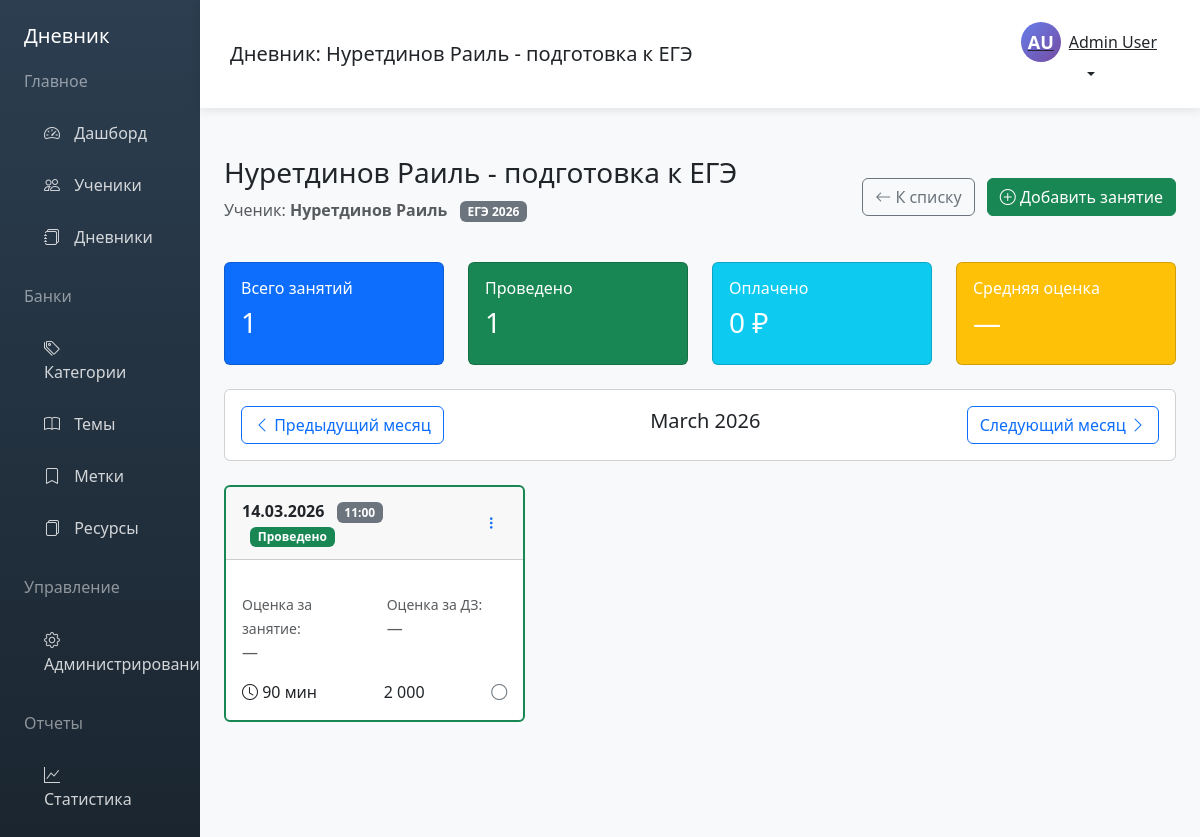
Page /diary.php?id=3 (signed in) on the committed database.
### tables this page shows
CREATE TABLE `diaries` (
  `id` int(11) NOT NULL,
  `name` varchar(255) NOT NULL,
  `student_id` int(11) NOT NULL,
  `tutor_id` int(11) NOT NULL,
  `category_id` int(11) DEFAULT NULL,
  `lesson_cost` decimal(10,2) DEFAULT NULL,
  `lesson_duration` int(11) DEFAULT NULL COMMENT 'в минутах',
  `public_token` varchar(64) DEFAULT NULL,
  `is_public` tinyint(1) DEFAULT 0,
  `notes` text DEFAULT NULL,
  `created_at` timestamp NOT NULL DEFAULT current_timestamp(),
  `updated_at` timestamp NOT NULL DEFAULT current_timestamp() ON UPDATE current_timestamp(),
  `created_by` int(11) DEFAULT NULL
);

CREATE TABLE `users` (
  `id` int(11) NOT NULL,
  `username` varchar(50) NOT NULL,
  `email` varchar(100) NOT NULL,
  `password_hash` varchar(255) NOT NULL,
  `first_name` varchar(50) NOT NULL,
  `last_name` varchar(50) NOT NULL,
  `middle_name` varchar(50) DEFAULT NULL,
  `phone` varchar(20) DEFAULT NULL,
  `role` enum('admin','tutor') DEFAULT 'tutor',
  `is_active` tinyint(1) DEFAULT 1,
  `created_at` timestamp NOT NULL DEFAULT current_timestamp(),
  `updated_at` timestamp NOT NULL DEFAULT current_timestamp() ON UPDATE current_timestamp(),
  `last_login` timestamp NULL DEFAULT NULL,
  `created_by` int(11) DEFAULT NULL
);

CREATE TABLE `students` (
  `id` int(11) NOT NULL,
  `first_name` varchar(50) NOT NULL,
  `last_name` varchar(50) NOT NULL,
  `middle_name` varchar(50) DEFAULT NULL,
  `birth_year` int(11) DEFAULT NULL,
  `class` varchar(20) DEFAULT NULL,
  `phone` varchar(20) DEFAULT NULL,
  `email` varchar(100) DEFAULT NULL,
  `city` varchar(100) DEFAULT NULL,
  `messenger1` varchar(255) DEFAULT NULL,
  `messenger2` varchar(255) DEFAULT NULL,
  `messenger3` varchar(255) DEFAULT NULL,
  `lesson_cost` decimal(10,2) DEFAULT NULL,
  `lesson_duration` int(11) DEFAULT NULL COMMENT 'в минутах',
  `lessons_per_week` int(11) DEFAULT 1,
  `goals` text DEFAULT NULL,
  `additional_info` text DEFAULT NULL,
  `start_date` date DEFAULT NULL,
  `planned_end_date` date DEFAULT NULL,
  `is_active` tinyint(1) DEFAULT 1,
  `tutor_id` int(11) NOT NULL,
  `created_at` timestamp NOT NULL DEFAULT current_timestamp(),
  `updated_at` timestamp NOT NULL DEFAULT current_timestamp() ON UPDATE current_timestamp(),
  `created_by` int(11) DEFAULT NULL
);

CREATE TABLE `categories` (
  `id` int(11) NOT NULL,
  `name` varchar(100) NOT NULL,
  `color` varchar(20) DEFAULT '#6c757d',
  `is_visible` tinyint(1) DEFAULT 1,
  `sort_order` int(11) DEFAULT 0,
  `created_by` int(11) DEFAULT NULL,
  `created_at` timestamp NOT NULL DEFAULT current_timestamp(),
  `updated_at` timestamp NOT NULL DEFAULT current_timestamp() ON UPDATE current_timestamp()
);

CREATE TABLE `lessons` (
  `id` int(11) NOT NULL,
  `diary_id` int(11) NOT NULL,
  `lesson_date` date NOT NULL,
  `start_time` time NOT NULL,
  `duration` int(11) DEFAULT NULL COMMENT 'в минутах',
  `cost` decimal(10,2) DEFAULT NULL,
  `is_conducted` tinyint(1) DEFAULT 0,
  `is_paid` tinyint(1) DEFAULT 0,
  `homework` text DEFAULT NULL,
  `comment` text DEFAULT NULL,
  `link_url` varchar(500) DEFAULT NULL,
  `link_comment` varchar(255) DEFAULT NULL,
  `grade_lesson` decimal(2,1) DEFAULT NULL CHECK (`grade_lesson` >= 0 and `grade_lesson` <= 5),
  `grade_comment` text DEFAULT NULL,
  `grade_homework` decimal(2,1) DEFAULT NULL CHECK (`grade_homework` >= 0 and `grade_homework` <= 5),
  `grade_homework_comment` text DEFAULT NULL,
  `created_at` timestamp NOT NULL DEFAULT current_timestamp(),
  `updated_at` timestamp NOT NULL DEFAULT current_timestamp() ON UPDATE current_timestamp(),
  `created_by` int(11) DEFAULT NULL
);

### diary.php (the view, shortened to what the rows shown need)
<?php
require_once 'config.php';
$diaryId = isset($_GET['id']) ? (int)$_GET['id'] : 0;
$stmt = $pdo->prepare("
    SELECT d.*,
           s.id as student_id,
           s.first_name as student_first_name,
           s.last_name as student_last_name,
           s.class as student_class,
           c.name as category_name,
           c.color as category_color
    FROM diaries d
    JOIN students s ON d.student_id = s.id
    LEFT JOIN categories c ON d.category_id = c.id
    WHERE d.id = ? AND d.tutor_id = ?
");
$stmt->execute([$diaryId, $_SESSION['user_id']]);
$diary = $stmt->fetch();
$pageTitle = 'Дневник: ' . $diary['name'];
$currentUser = getCurrentUser($pdo);
$month = isset($_GET['month']) ? (int)$_GET['month'] : (int)date('m');
$year = isset($_GET['year']) ? (int)$_GET['year'] : (int)date('Y');
$startDate = "$year-$month-01";
$endDate = date('Y-m-t', strtotime($startDate));
$stmt = $pdo->prepare("
    SELECT l.*,
           GROUP_CONCAT(DISTINCT t.id) as topic_ids,
           GROUP_CONCAT(DISTINCT t.name) as topic_names,
           GROUP_CONCAT(DISTINCT CONCAT(lr.resource_id, ':', lr.comment)) as resource_data
    FROM lessons l
    LEFT JOIN lesson_topics lt ON l.id = lt.lesson_id
    LEFT JOIN topics t ON lt.topic_id = t.id
    LEFT JOIN lesson_resources lr ON l.id = lr.lesson_id
    WHERE l.diary_id = ? AND l.lesson_date BETWEEN ? AND ?
    GROUP BY l.id
    ORDER BY l.lesson_date DESC, l.start_time DESC
");
$stmt->execute([$diaryId, $startDate, $endDate]);
$lessons = $stmt->fetchAll();
include 'header.php';
?>
<div class="container-fluid px-4">
    <div class="d-flex justify-content-between align-items-center mb-4">
        <div>
            <h1 class="h3"><?php echo htmlspecialchars($diary['name']); ?></h1>
            <p class="text-muted">
                Ученик: <strong><?php echo htmlspecialchars($diary['student_last_name'] . ' ' . $diary['student_first_name']); ?></strong>
                <?php if ($diary['category_name']): ?>
                    <span class="badge ms-2" style="background-color: <?php echo $diary['category_color']; ?>; color: white;">
                        <?php echo htmlspecialchars($diary['category_name']); ?>
                    </span>
                <?php endif; ?>
            </p>
        </div>
    </div>
    <div class="row">
        <?php if (empty($lessons)): ?>
            <div class="col-12">
                <div class="alert alert-info">
                    <i class="bi bi-info-circle"></i> Нет занятий за этот месяц. Нажмите "Добавить занятие", чтобы создать первое занятие.
                </div>
            </div>
        <?php else: ?>
            <?php foreach ($lessons as $lesson): ?>
                <div class="col-md-6 col-lg-4 mb-4" id="lesson_<?php echo $lesson['id']; ?>">
                    <div class="card h-100 lesson-card <?php echo $lesson['is_conducted'] ? 'border-success' : ''; ?>">
                        <div class="card-header d-flex justify-content-between align-items-center">
                            <div>
                                <strong><?php echo date('d.m.Y', strtotime($lesson['lesson_date'])); ?></strong>
                                <span class="badge bg-secondary ms-2"><?php echo substr($lesson['start_time'], 0, 5); ?></span>
                                <?php if ($lesson['is_conducted']): ?>
                                    <span class="badge bg-success ms-2">Проведено</span>
                                <?php endif; ?>
                            </div>
                            <div class="dropdown">
                                <button class="btn btn-sm btn-link" type="button" data-bs-toggle="dropdown">
                                    <i class="bi bi-three-dots-vertical"></i>
                                </button>
                            </div>
                        </div>
                        <div class="card-body">
                            <div class="row mt-3">
                                <div class="col-6">
                                    <small class="text-muted">Оценка за занятие:</small>
                                    <div>
                                        <?php if ($lesson['grade_lesson'] !== null): ?>
                                            <?php for ($i = 1; $i <= 5; $i++): ?>
                                                <i class="bi bi-star<?php echo $i <= $lesson['grade_lesson'] ? '-fill' : ''; ?> text-warning"></i>
                                            <?php endfor; ?>
                                            <small class="ms-1">(<?php echo $lesson['grade_lesson']; ?>)</small>
                                        <?php else: ?>
                                            <span class="text-muted">—</span>
                                        <?php endif; ?>
                                    </div>
                                </div>
                                <div class="col-6">
                                    <small class="text-muted">Оценка за ДЗ:</small>
                                    <div>
                                        <?php if ($lesson['grade_homework'] !== null): ?>
                                            <?php for ($i = 1; $i <= 5; $i++): ?>
                                                <i class="bi bi-star<?php echo $i <= $lesson['grade_homework'] ? '-fill' : ''; ?> text-warning"></i>
                                            <?php endfor; ?>
                                            <small class="ms-1">(<?php echo $lesson['grade_homework']; ?>)</small>
                                        <?php else: ?>
                                            <span class="text-muted">—</span>
                                        <?php endif; ?>
                                    </div>
                                </div>
                            </div>
                            <div class="mt-3 d-flex justify-content-between">
                                <span>
                                    <i class="bi bi-clock"></i> <?php echo $lesson['duration']; ?> мин
                                </span>
                                <span>
                                    <i class="bi bi-currency-ruble"></i> <?php echo number_format($lesson['cost'], 0, ',', ' '); ?>
                                </span>
                                <span>
                                    <?php if ($lesson['is_paid']): ?>
                                        <i class="bi bi-check-circle-fill text-success" title="Оплачено"></i>
                                    <?php else: ?>
                                        <i class="bi bi-circle text-secondary" title="Не оплачено"></i>
                                    <?php endif; ?>
                                </span>
                            </div>
                        </div>
                    </div>
                </div>
            <?php endforeach; ?>
        <?php endif; ?>
    </div>
</div>
<?php include 'footer.php'; ?>

### header.php (shortened to what the rows shown need)
<!DOCTYPE html>
<html lang="ru">
<head>
    <link href="https://cdn.jsdelivr.net/npm/bootstrap@5.3.0/dist/css/bootstrap.min.css" rel="stylesheet">
    <link rel="stylesheet" href="https://cdn.jsdelivr.net/npm/bootstrap-icons@1.11.0/font/bootstrap-icons.css">
</head>
<body>
    <div class="container-fluid">
        <div class="row">
            <div class="col-md-10 p-0 main-content">
                <div class="navbar-top d-flex justify-content-between align-items-center">
                    <h5 class="mb-0"><?php echo $pageTitle ?? 'Дашборд'; ?></h5>
                    <div class="d-flex align-items-center">
                        <div class="dropdown">
                            <button class="btn btn-link dropdown-toggle text-dark" type="button" data-bs-toggle="dropdown">
                                <div class="d-flex align-items-center">
                                    <div class="user-avatar me-2">
                                        <?php echo strtoupper(substr($currentUser['first_name'] ?? 'U', 0, 1) . substr($currentUser['last_name'] ?? 'U', 0, 1)); ?>
                                    </div>
                                    <span><?php echo $currentUser['first_name'] ?? 'Пользователь'; ?> <?php echo $currentUser['last_name'] ?? ''; ?></span>
                                </div>
                            </button>
                        </div>
                    </div>
                </div>

### rows in the picture
diaries: name "Дневник: Нуретдинов Раиль - подготовка к ЕГЭ", name "Нуретдинов Раиль - подготовка к ЕГЭ", student.first_name "Нуретдинов Раиль", category.name "ЕГЭ 2026"
users: first_name+last_name "AU", first_name "Admin", last_name "User"
lessons: lesson_date "14.03.2026", start_time "11:00", is_conducted "Проведено", duration "90", cost "2 000", is_paid 0 (drawn)

### other values in the picture
$stats['total_lessons'] "1"
$stats['conducted_lessons'] "1"
$stats['total_paid'] "0"
date('F Y', strtotime("$year-$month-01")) "March 2026"
